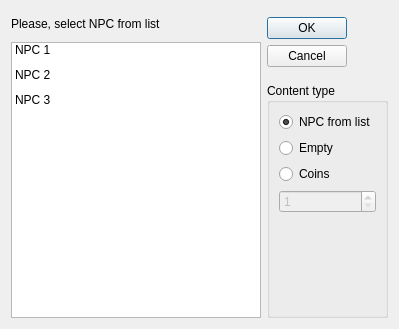
<?xml version="1.0" encoding="UTF-8"?>
<ui version="4.0">
 <class>NpcDialog</class>
 <widget class="QDialog" name="NpcDialog">
  <property name="geometry">
   <rect>
    <x>0</x>
    <y>0</y>
    <width>378</width>
    <height>327</height>
   </rect>
  </property>
  <property name="windowTitle">
   <string>NPC Select dialog</string>
  </property>
  <property name="windowIcon">
   <iconset resource="../_resources/editor.qrc">
    <normaloff>:/images/coin.png</normaloff>:/images/coin.png</iconset>
  </property>
  <layout class="QGridLayout" name="gridLayout_2" rowstretch="0,10,40,1000" columnstretch="100,0">
   <property name="sizeConstraint">
    <enum>QLayout::SetDefaultConstraint</enum>
   </property>
   <item row="2" column="0" rowspan="2">
    <widget class="QListWidget" name="npcList">
     <property name="minimumSize">
      <size>
       <width>250</width>
       <height>250</height>
      </size>
     </property>
     <property name="iconSize">
      <size>
       <width>24</width>
       <height>24</height>
      </size>
     </property>
     <property name="spacing">
      <number>0</number>
     </property>
     <property name="gridSize">
      <size>
       <width>30</width>
       <height>25</height>
      </size>
     </property>
     <property name="modelColumn">
      <number>0</number>
     </property>
     <property name="uniformItemSizes">
      <bool>true</bool>
     </property>
     <item>
      <property name="text">
       <string>NPC 1</string>
      </property>
      <property name="icon">
       <iconset resource="../_resources/editor.qrc">
        <normaloff>:/images/mushroom.png</normaloff>:/images/mushroom.png</iconset>
      </property>
     </item>
     <item>
      <property name="text">
       <string>NPC 2</string>
      </property>
      <property name="icon">
       <iconset resource="../_resources/editor.qrc">
        <normaloff>:/images/world.png</normaloff>:/images/world.png</iconset>
      </property>
     </item>
     <item>
      <property name="text">
       <string>NPC 3</string>
      </property>
      <property name="icon">
       <iconset resource="../_resources/editor.qrc">
        <normaloff>:/images/reset_pos.png</normaloff>:/images/reset_pos.png</iconset>
      </property>
     </item>
    </widget>
   </item>
   <item row="3" column="1">
    <widget class="QGroupBox" name="ContentType">
     <property name="title">
      <string>Content type</string>
     </property>
     <layout class="QGridLayout" name="gridLayout">
      <item row="2" column="0">
       <widget class="QRadioButton" name="coinsNPC">
        <property name="text">
         <string>Coins</string>
        </property>
       </widget>
      </item>
      <item row="3" column="0">
       <widget class="QSpinBox" name="coinsInBlock">
        <property name="enabled">
         <bool>false</bool>
        </property>
        <property name="minimum">
         <number>1</number>
        </property>
       </widget>
      </item>
      <item row="1" column="0">
       <widget class="QRadioButton" name="emptyNPC">
        <property name="text">
         <string>Empty</string>
        </property>
       </widget>
      </item>
      <item row="0" column="0">
       <widget class="QRadioButton" name="NPCfromList">
        <property name="text">
         <string>NPC from list</string>
        </property>
        <property name="checked">
         <bool>true</bool>
        </property>
       </widget>
      </item>
      <item row="4" column="0">
       <spacer name="verticalSpacer">
        <property name="orientation">
         <enum>Qt::Vertical</enum>
        </property>
        <property name="sizeHint" stdset="0">
         <size>
          <width>20</width>
          <height>40</height>
         </size>
        </property>
       </spacer>
      </item>
     </layout>
    </widget>
   </item>
   <item row="1" column="1" rowspan="2">
    <widget class="QDialogButtonBox" name="buttonBox">
     <property name="orientation">
      <enum>Qt::Vertical</enum>
     </property>
     <property name="standardButtons">
      <set>QDialogButtonBox::Cancel|QDialogButtonBox::Ok</set>
     </property>
    </widget>
   </item>
   <item row="0" column="0" rowspan="2">
    <widget class="QLabel" name="npcSelectLabel">
     <property name="minimumSize">
      <size>
       <width>0</width>
       <height>25</height>
      </size>
     </property>
     <property name="maximumSize">
      <size>
       <width>16777215</width>
       <height>25</height>
      </size>
     </property>
     <property name="text">
      <string>Please, select NPC from list</string>
     </property>
    </widget>
   </item>
  </layout>
 </widget>
 <resources>
  <include location="../_resources/editor.qrc"/>
 </resources>
 <connections>
  <connection>
   <sender>buttonBox</sender>
   <signal>accepted()</signal>
   <receiver>NpcDialog</receiver>
   <slot>accept()</slot>
   <hints>
    <hint type="sourcelabel">
     <x>248</x>
     <y>254</y>
    </hint>
    <hint type="destinationlabel">
     <x>157</x>
     <y>274</y>
    </hint>
   </hints>
  </connection>
  <connection>
   <sender>buttonBox</sender>
   <signal>rejected()</signal>
   <receiver>NpcDialog</receiver>
   <slot>reject()</slot>
   <hints>
    <hint type="sourcelabel">
     <x>316</x>
     <y>260</y>
    </hint>
    <hint type="destinationlabel">
     <x>286</x>
     <y>274</y>
    </hint>
   </hints>
  </connection>
 </connections>
</ui>
